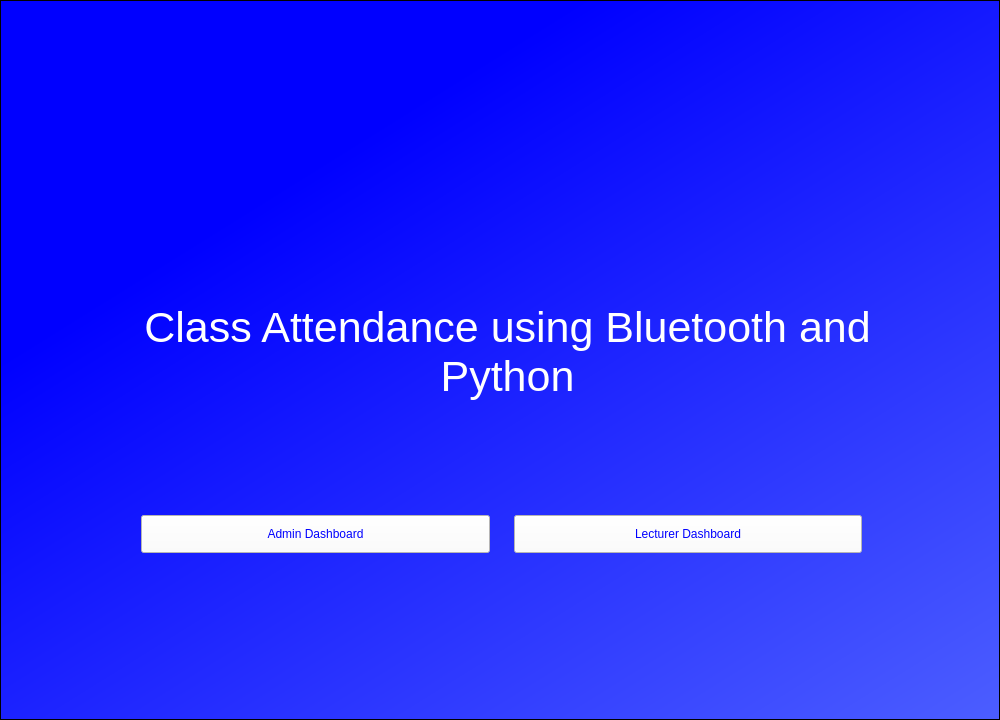
<?xml version="1.0" encoding="UTF-8"?>
<ui version="4.0">
 <class>MainWindow</class>
 <widget class="QMainWindow" name="MainWindow">
  <property name="geometry">
   <rect>
    <x>0</x>
    <y>0</y>
    <width>1000</width>
    <height>720</height>
   </rect>
  </property>
  <property name="minimumSize">
   <size>
    <width>1000</width>
    <height>720</height>
   </size>
  </property>
  <property name="maximumSize">
   <size>
    <width>1000</width>
    <height>720</height>
   </size>
  </property>
  <property name="windowTitle">
   <string>Class Attendance with bluetooth</string>
  </property>
  <property name="styleSheet">
   <string notr="true">background-color: qlineargradient(spread:pad, x1:0.324, y1:0.221682, x2:1, y2:1, stop:0 rgba(0, 0, 255, 255), stop:1 rgba(76, 94, 255, 255));</string>
  </property>
  <widget class="QWidget" name="centralwidget">
   <layout class="QVBoxLayout" name="verticalLayout">
    <property name="spacing">
     <number>0</number>
    </property>
    <property name="leftMargin">
     <number>0</number>
    </property>
    <property name="topMargin">
     <number>0</number>
    </property>
    <property name="rightMargin">
     <number>0</number>
    </property>
    <property name="bottomMargin">
     <number>0</number>
    </property>
    <item>
     <widget class="QFrame" name="frame">
      <property name="frameShape">
       <enum>QFrame::StyledPanel</enum>
      </property>
      <property name="frameShadow">
       <enum>QFrame::Raised</enum>
      </property>
      <layout class="QVBoxLayout" name="verticalLayout_3">
       <property name="spacing">
        <number>0</number>
       </property>
       <property name="leftMargin">
        <number>120</number>
       </property>
       <property name="topMargin">
        <number>120</number>
       </property>
       <property name="rightMargin">
        <number>120</number>
       </property>
       <property name="bottomMargin">
        <number>120</number>
       </property>
       <item>
        <layout class="QVBoxLayout" name="verticalLayout_2">
         <property name="topMargin">
          <number>40</number>
         </property>
         <property name="bottomMargin">
          <number>40</number>
         </property>
         <item>
          <widget class="QFrame" name="frame_2">
           <property name="styleSheet">
            <string notr="true">background-color: rgba(0,0,0,0)</string>
           </property>
           <property name="frameShape">
            <enum>QFrame::StyledPanel</enum>
           </property>
           <property name="frameShadow">
            <enum>QFrame::Raised</enum>
           </property>
           <widget class="QLabel" name="label">
            <property name="geometry">
             <rect>
              <x>16</x>
              <y>70</y>
              <width>741</width>
              <height>241</height>
             </rect>
            </property>
            <property name="font">
             <font>
              <pointsize>32</pointsize>
             </font>
            </property>
            <property name="styleSheet">
             <string notr="true">color: white</string>
            </property>
            <property name="text">
             <string>Class Attendance using Bluetooth and Python</string>
            </property>
            <property name="alignment">
             <set>Qt::AlignCenter</set>
            </property>
            <property name="wordWrap">
             <bool>true</bool>
            </property>
           </widget>
          </widget>
         </item>
         <item>
          <widget class="QFrame" name="frame_3">
           <property name="minimumSize">
            <size>
             <width>0</width>
             <height>72</height>
            </size>
           </property>
           <property name="maximumSize">
            <size>
             <width>16777215</width>
             <height>72</height>
            </size>
           </property>
           <property name="styleSheet">
            <string notr="true">background-color: rgba(0,0,0,0)</string>
           </property>
           <property name="frameShape">
            <enum>QFrame::StyledPanel</enum>
           </property>
           <property name="frameShadow">
            <enum>QFrame::Raised</enum>
           </property>
           <widget class="QWidget" name="horizontalLayoutWidget">
            <property name="geometry">
             <rect>
              <x>20</x>
              <y>10</y>
              <width>721</width>
              <height>74</height>
             </rect>
            </property>
            <layout class="QHBoxLayout" name="horizontalLayout">
             <property name="spacing">
              <number>24</number>
             </property>
             <item>
              <widget class="QPushButton" name="btn_admin_page">
               <property name="minimumSize">
                <size>
                 <width>0</width>
                 <height>38</height>
                </size>
               </property>
               <property name="styleSheet">
                <string notr="true">background-color: rgb(255, 253, 253);
color: blue;</string>
               </property>
               <property name="text">
                <string>Admin Dashboard</string>
               </property>
              </widget>
             </item>
             <item>
              <widget class="QPushButton" name="btn_lec_page">
               <property name="minimumSize">
                <size>
                 <width>0</width>
                 <height>38</height>
                </size>
               </property>
               <property name="styleSheet">
                <string notr="true">background-color: rgb(255, 253, 253);
color: blue;</string>
               </property>
               <property name="text">
                <string>Lecturer Dashboard</string>
               </property>
              </widget>
             </item>
            </layout>
           </widget>
          </widget>
         </item>
        </layout>
       </item>
      </layout>
     </widget>
    </item>
   </layout>
  </widget>
 </widget>
 <resources/>
 <connections/>
</ui>
